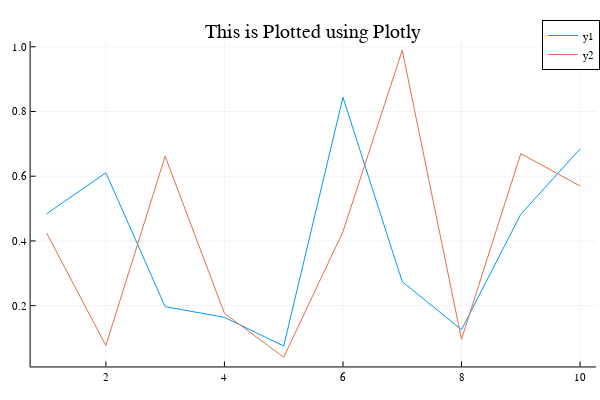

Notebook source saved alongside this figure:
### Code cell
begin
	# This plots into the web browser via Plotly
	x2 = 1:10; 
	y2 = rand(10, 2); 
	plotly() # Set the backend to Plotly
	plot(x, y, title = "This is Plotted using Plotly")
		
end

### Figure 1 — Plotly figure (JSON) as saved in the notebook; plotly's stock layout.template omitted (floating-point values rounded to 4 significant figures)
{"data": [{"colorbar": {"title": ""}, "legendgroup": "y1", "line": {"color": "rgba(0, 154, 250, 1.000)", "dash": "solid", "shape": "linear", "width": 1}, "mode": "lines", "name": "y1", "showlegend": true, "type": "scatter", "x": [1, 2, 3, 4, 5, 6, 7, 8, 9, 10], "xaxis": "x", "y": [0.4837, 0.6107, 0.197, 0.1639, 0.07523, 0.8438, 0.2742, 0.1257, 0.4826, 0.6842], "yaxis": "y", "zmax": null, "zmin": null}, {"colorbar": {"title": ""}, "legendgroup": "y2", "line": {"color": "rgba(227, 111, 71, 1.000)", "dash": "solid", "shape": "linear", "width": 1}, "mode": "lines", "name": "y2", "showlegend": true, "type": "scatter", "x": [1, 2, 3, 4, 5, 6, 7, 8, 9, 10], "xaxis": "x", "y": [0.4245, 0.07656, 0.6618, 0.1761, 0.04052, 0.4286, 0.9893, 0.09617, 0.6697, 0.5698], "yaxis": "y", "zmax": null, "zmin": null}], "layout": {"annotations": [{"font": {"color": "rgba(0, 0, 0, 1.000)", "family": "sans-serif", "size": 20}, "rotation": 0, "showarrow": false, "text": "This is Plotted using Plotly", "x": 0.5222, "xanchor": "center", "xref": "paper", "y": 1, "yanchor": "top", "yref": "paper"}], "height": 400, "legend": {"bgcolor": "rgba(255, 255, 255, 1.000)", "bordercolor": "rgba(0, 0, 0, 1.000)", "borderwidth": 1, "font": {"color": "rgba(0, 0, 0, 1.000)", "family": "sans-serif", "size": 11}, "title": {"font": {"color": "rgba(0, 0, 0, 1.000)", "family": "sans-serif", "size": 15}, "text": ""}, "tracegroupgap": 0, "traceorder": "normal", "x": 1, "xanchor": "auto", "y": 1, "yanchor": "auto"}, "margin": {"b": 20, "l": 0, "r": 0, "t": 20}, "paper_bgcolor": "rgba(255, 255, 255, 1.000)", "plot_bgcolor": "rgba(255, 255, 255, 1.000)", "showlegend": true, "width": 600, "xaxis": {"anchor": "y", "domain": [0.05101, 0.9934], "gridcolor": "rgba(0, 0, 0, 0.100)", "gridwidth": 0.5, "linecolor": "rgba(0, 0, 0, 1.000)", "mirror": false, "range": [0.73, 10.27], "showgrid": true, "showline": true, "showticklabels": true, "tickangle": 0, "tickcolor": "rgb(0, 0, 0)", "tickfont": {"color": "rgba(0, 0, 0, 1.000)", "family": "sans-serif", "size": 11}, "tickmode": "array", "ticks": "inside", "ticktext": ["2", "4", "6", "8", "10"], "tickvals": [2, 4, 6, 8, 10], "title": "", "titlefont": {"color": "rgba(0, 0, 0, 1.000)", "family": "sans-serif", "size": 15}, "type": "-", "visible": true, "zeroline": false, "zerolinecolor": "rgba(0, 0, 0, 1.000)"}, "yaxis": {"anchor": "x", "domain": [0.03762, 0.9415], "gridcolor": "rgba(0, 0, 0, 0.100)", "gridwidth": 0.5, "linecolor": "rgba(0, 0, 0, 1.000)", "mirror": false, "range": [0.01206, 1.018], "showgrid": true, "showline": true, "showticklabels": true, "tickangle": 0, "tickcolor": "rgb(0, 0, 0)", "tickfont": {"color": "rgba(0, 0, 0, 1.000)", "family": "sans-serif", "size": 11}, "tickmode": "array", "ticks": "inside", "ticktext": ["0.2", "0.4", "0.6", "0.8", "1.0"], "tickvals": [0.2, 0.4, 0.6, 0.8, 1], "title": "", "titlefont": {"color": "rgba(0, 0, 0, 1.000)", "family": "sans-serif", "size": 15}, "type": "-", "visible": true, "zeroline": false, "zerolinecolor": "rgba(0, 0, 0, 1.000)"}}}
